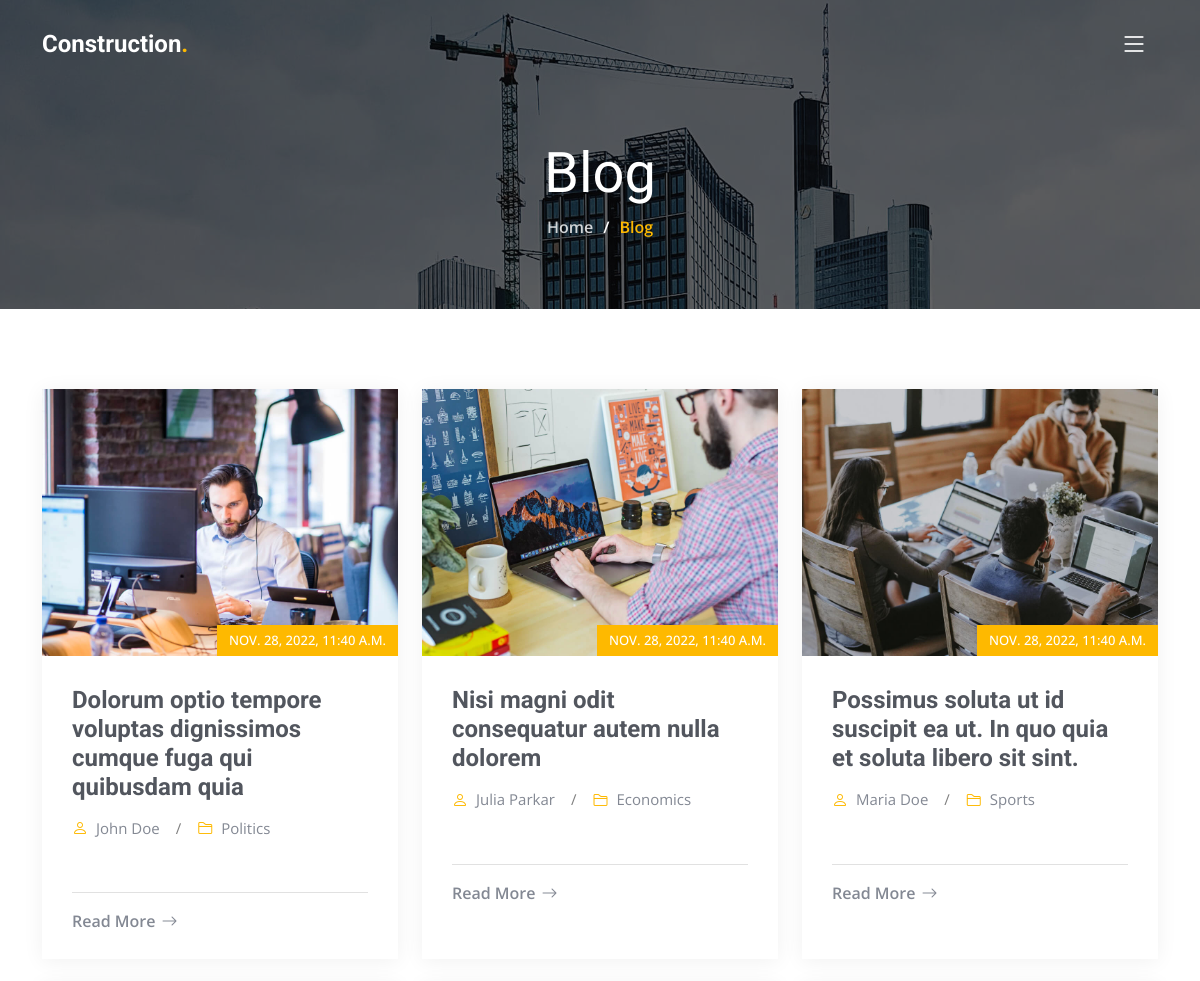
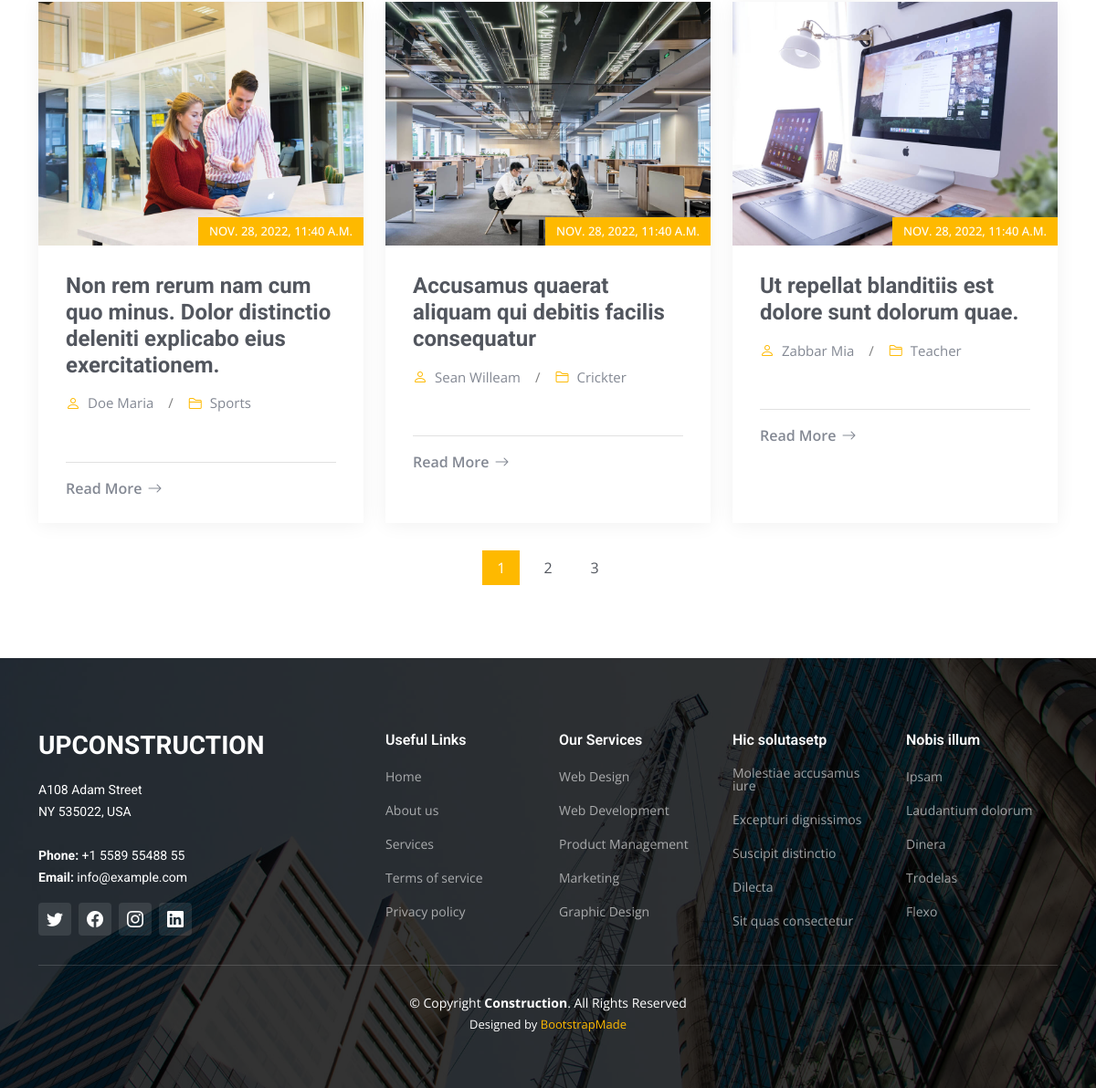
Screenshot of /blog/ with the database file from the repository (2 pictures, top to bottom).
### mainApp/models.py (models this page shows, shortened)
class Blog(models.Model):
    date = datetime.now()
    name = models.CharField(max_length=800)
    designation = models.CharField(max_length=800)
    image = models.ImageField(upload_to='blog')
    title = models.CharField(max_length=800)
    content = RichTextField()

### mainApp/views.py (the view)
# urls.py: 2. Add a URL to urlpatterns:  path('blog/', include('blog.urls'))
def blog(request):
    blogs = Blog.objects.all()
    context = {
        'blogs': blogs,
    }
    return render(request, 'blog.html', context)

### mainApp/templates/blog.html (shortened to what this page needs)
{% extends 'include/base.html' %}
{% load static %}
{% block content %}
  <main id="main">
    <div class="breadcrumbs d-flex align-items-center" style="background-image: url('{% static 'img/breadcrumbs-bg.jpg' %}');">
      <div class="container position-relative d-flex flex-column align-items-center" data-aos="fade">
        <h2>Blog</h2>
        <ol>
          <li><a href="{% url 'home' %}">Home</a></li>
          <li>Blog</li>
        </ol>
      </div>
    </div>
    <section id="blog" class="blog">
      <div class="container" data-aos="fade-up" data-aos-delay="100">
        <div class="row gy-4 posts-list">
          {% for x in blogs %}
          <div class="col-xl-4 col-md-6">
            <div class="post-item position-relative h-100">
              <div class="post-img position-relative overflow-hidden">
                <img src="{{x.image.url}}" class="img-fluid" alt="">
                <span class="post-date">{{x.date}}</span>
              </div>
              <div class="post-content d-flex flex-column">
                <h3 class="post-title">{{x.title}}</h3>
                <div class="meta d-flex align-items-center">
                  <div class="d-flex align-items-center">
                    <i class="bi bi-person"></i> <span class="ps-2">{{x.name}}</span>
                  </div>
                  <span class="px-3 text-black-50">/</span>
                  <div class="d-flex align-items-center">
                    <i class="bi bi-folder2"></i> <span class="ps-2">{{x.designation}}</span>
                  </div>
                </div>
                <hr>
                <a href="{% url 'blog-details'  x.pk %}" class="readmore stretched-link"><span>Read More</span><i class="bi bi-arrow-right"></i></a>
              </div>
            </div>
          </div>
          {% endfor %}
        </div>
        <div class="blog-pagination">
          <ul class="justify-content-center">
            <li class="active"><a href="#">1</a></li>
            <li><a href="#">2</a></li>
            <li><a href="#">3</a></li>
          </ul>
        </div>
      </div>
    </section>
  </main>
{% endblock content %}

### mainApp/static/css/main.css (style rules this page uses)
:root { --font-default: "Open Sans", system-ui, -apple-system, "Segoe UI", Roboto, "Helvetica Neue", Arial, "Noto Sans", "Liberation Sans", sans-serif, "Apple Color Emoji", "Segoe UI Emoji", "Segoe UI Symbol", "Noto Color Emoji"; --font-primary: "Roboto", sans-serif; --font-secondary: "Work Sans", sans-serif; }
:root { --color-default: #364d59; --color-primary: #feb900; --color-secondary: #52565e; }
:root { scroll-behavior: smooth; }
body { font-family: var(--font-default); color: var(--color-default); overflow-x: hidden; }
a { color: var(--color-primary); text-decoration: none; }
h1, h2, h3, h4, h5, h6 { font-family: var(--font-primary); }
section { padding: 80px 0; overflow: hidden; }
.breadcrumbs { padding: 140px 0 60px 0; min-height: 30vh; position: relative; background-size: cover; background-position: center; background-repeat: no-repeat; }
.breadcrumbs:before { content: ""; background-color: rgba(0, 0, 0, 0.6); position: absolute; inset: 0; }
.breadcrumbs h2 { font-size: 56px; font-weight: 500; color: #fff; font-family: var(--font-secondary); }
.breadcrumbs ol { display: flex; flex-wrap: wrap; list-style: none; padding: 0 0 10px 0; margin: 0; font-size: 16px; font-weight: 600; color: var(--color-primary); }
.breadcrumbs ol a { color: rgba(255, 255, 255, 0.8); transition: 0.3s; }
.breadcrumbs ol li+li { padding-left: 10px; }
.breadcrumbs ol li+li::before { display: inline-block; padding-right: 10px; color: #fff; content: "/"; }
.blog .blog-pagination { margin-top: 30px; color: #838893; }
.blog .blog-pagination ul { display: flex; padding: 0; margin: 0; list-style: none; }
.blog .blog-pagination li { margin: 0 5px; transition: 0.3s; }
.blog .blog-pagination li a { color: var(--color-secondary); padding: 7px 16px; display: flex; align-items: center; justify-content: center; }
.blog .blog-pagination li.active, .blog .blog-pagination li:hover { background: var(--color-primary); color: #fff; }
.blog .blog-pagination li.active a, .blog .blog-pagination li:hover a { color: var(--color-white); }
.blog .posts-list .post-item { box-shadow: 0px 2px 20px rgba(0, 0, 0, 0.06); transition: 0.3s; }
.blog .posts-list .post-img img { transition: 0.5s; }
.blog .posts-list .post-date { position: absolute; right: 0; bottom: 0; background-color: var(--color-primary); color: #fff; text-transform: uppercase; font-size: 13px; padding: 6px 12px; font-weight: 500; }
.blog .posts-list .post-content { padding: 30px; }
.blog .posts-list .post-title { font-size: 24px; color: var(--color-secondary); font-weight: 700; transition: 0.3s; margin-bottom: 15px; }
.blog .posts-list .meta i { font-size: 16px; color: var(--color-primary); }
.blog .posts-list .meta span { font-size: 15px; color: #838893; }
.blog .posts-list hr { color: #888; margin-bottom: 20px; }
.blog .posts-list .readmore { display: flex; align-items: center; font-weight: 600; line-height: 1; transition: 0.3s; color: #838893; }
.blog .posts-list .readmore i { line-height: 0; margin-left: 6px; font-size: 16px; }

### rows the page displays
Blog: image (picture), date "NOV. 28, 2022, 11:40 A.M.", title "Dolorum optio tempore voluptas dignissimos cumque fuga qui quibusdam quia", name "John Doe", designation "Politics"
Blog: image (picture), date "NOV. 28, 2022, 11:40 A.M.", title "Nisi magni odit consequatur autem nulla dolorem", name "Julia Parkar", designation "Economics"
Blog: image (picture), date "NOV. 28, 2022, 11:40 A.M.", title "Possimus soluta ut id suscipit ea ut. In quo quia et soluta libero sit sint.", name "Maria Doe", designation "Sports"
Blog: image (picture), date "NOV. 28, 2022, 11:40 A.M.", title "Non rem rerum nam cum quo minus. Dolor distinctio deleniti explicabo eius exercitationem.", name "Doe Maria", designation "Sports"
Blog: image (picture), date "NOV. 28, 2022, 11:40 A.M.", title "Accusamus quaerat aliquam qui debitis facilis consequatur", name "Sean Willeam", designation "Crickter"
Blog: image (picture), date "NOV. 28, 2022, 11:40 A.M.", title "Ut repellat blanditiis est dolore sunt dolorum quae.", name "Zabbar Mia", designation "Teacher"
